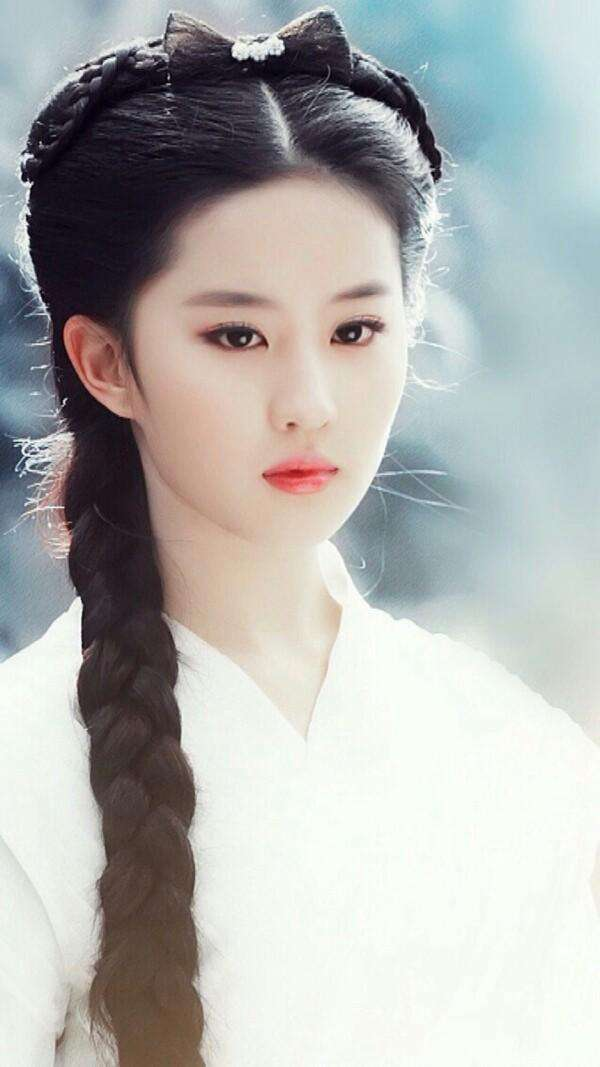
#> input picture 图片/beauty.jpg, 600 x 1067 px, found by its file name
$ python '低通滤波器.py'
#> lines starting #> are read from the running program, lines starting #| are printed output that depends on the picture
import cv2
import numpy as np
from  matplotlib import pyplot as plt


img = cv2.imread("beauty.jpg",0)
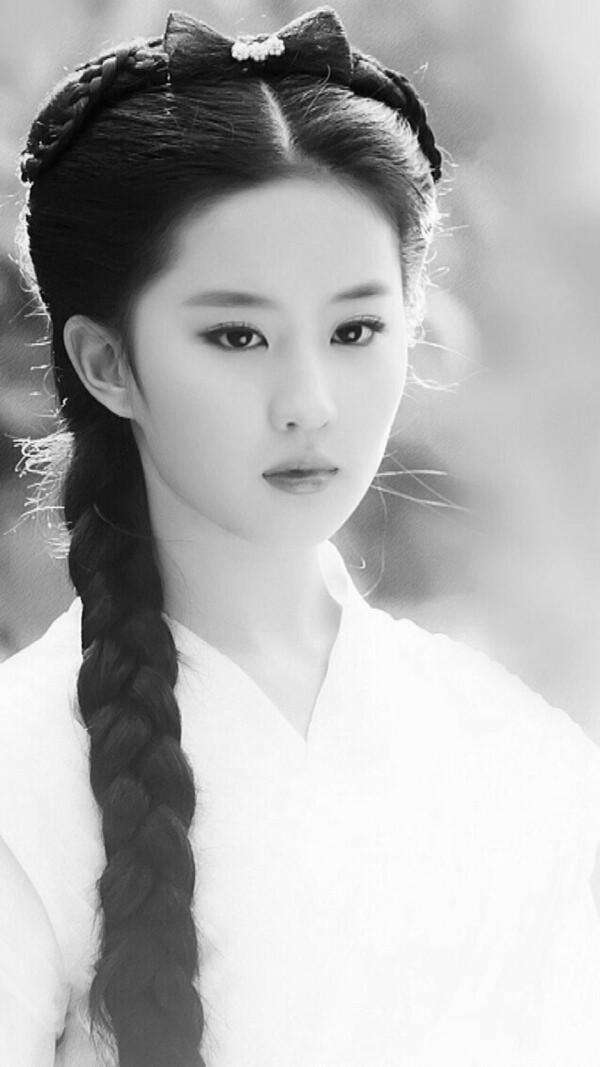
#> img: shape (1067, 600); min 0, max 255, mean 176.9


#傅里叶变换
dft=cv2.dft(np.float32(img),flags=cv2.DFT_COMPLEX_OUTPUT)
fshift=np.fft.fftshift(dft)


#设置低通滤波器
rows, cols = img.shape
#> rows = 1067; cols = 600
#设置中心位置
crow,ccol = int(rows/2), int(cols/2)
#> crow = 533; ccol = 300
mask = np.zeros((rows, cols, 2), np.uint8)
mask[crow-30:crow+30, ccol-30:ccol+30] = 1

#掩膜图像和频谱图像乘积
f = fshift * mask
print (f.shape,fshift.shape, mask.shape)
#| (1067, 600, 2) (1067, 600, 2) (1067, 600, 2)


#傅里叶逆变换
ishift = np.fft.ifftshift(f)
iimg = cv2.idft(ishift)
res = cv2.magnitude(iimg[:,:,0], iimg[:,:,1])
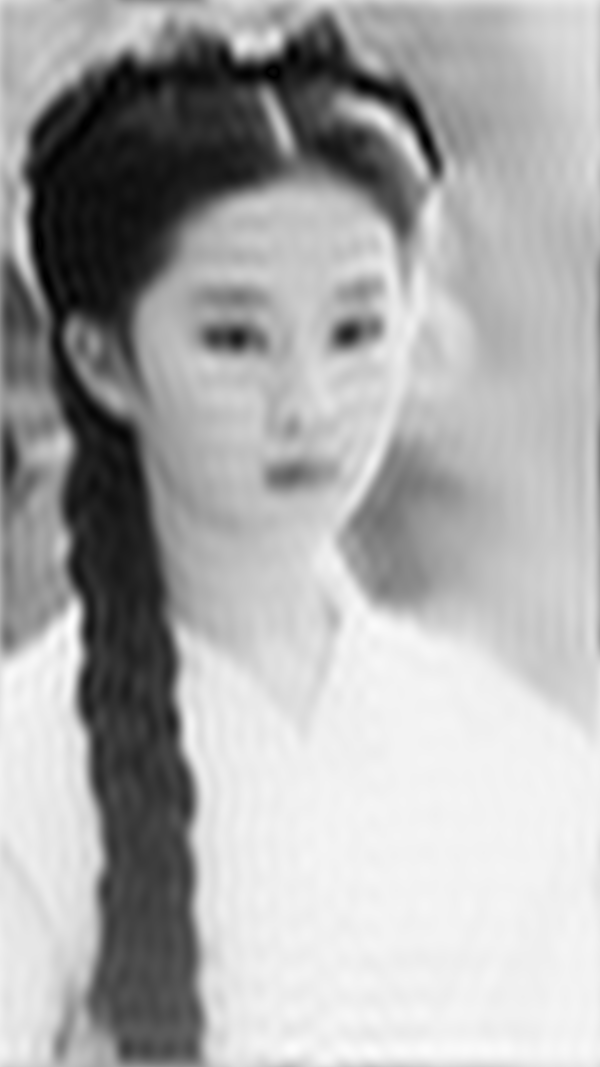
#> res: shape (1067, 600) float32; min 113670.7, max 169037952, mean 113248904; drawn with min black and max white

#显示原始图像和低通滤波处理图像
plt.subplot(121), plt.imshow(img, 'gray'), plt.title('Original Image')
plt.axis('off')
plt.subplot(122), plt.imshow(res, 'gray'), plt.title('Result Image')
plt.axis('off')
plt.show()
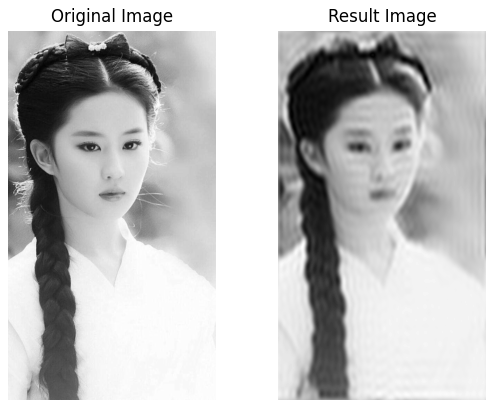
#> figure drawn by matplotlib, 2 panels
